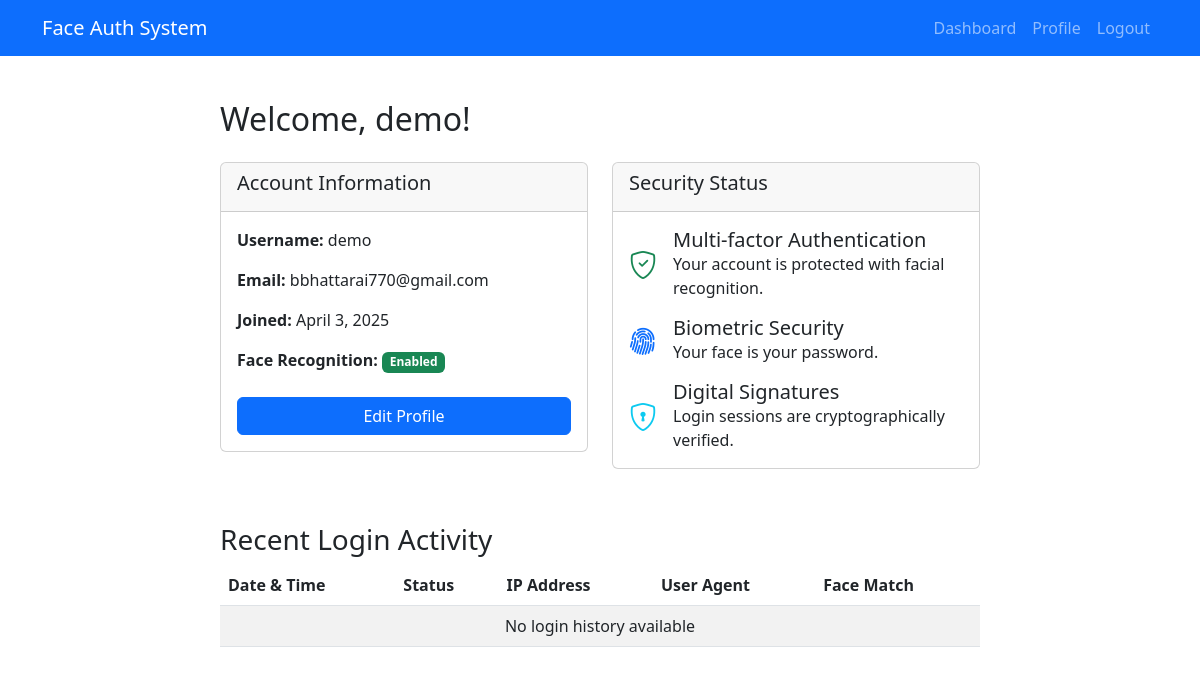
Page /auth/dashboard/ (signed in) on the earlier database version.
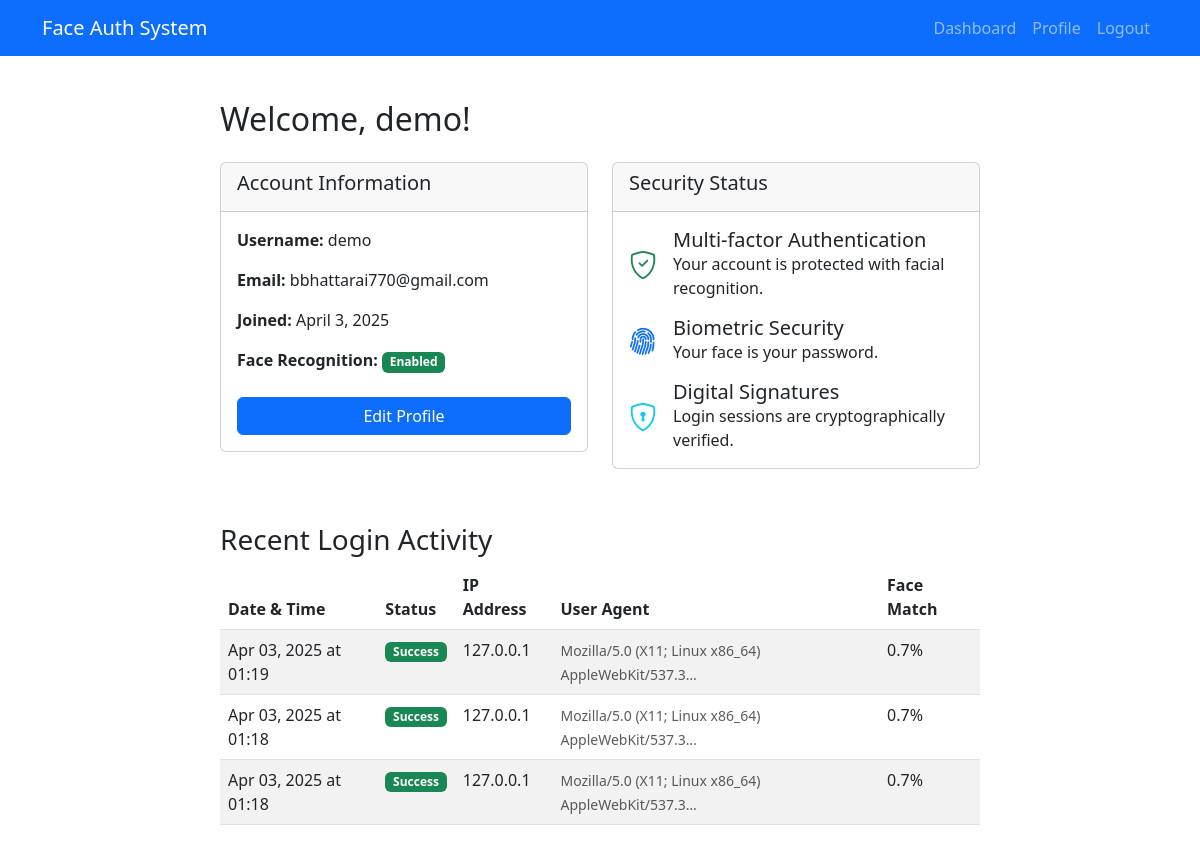
Same page on the later database version.
### authentication/models.py (models this page shows, shortened)
class LoginLog(models.Model):
    user = models.ForeignKey(User, on_delete=models.CASCADE, related_name='login_logs')
    timestamp = models.DateTimeField(auto_now_add=True)
    successful = models.BooleanField(default=False)
    ip_address = models.GenericIPAddressField(null=True, blank=True)
    user_agent = models.TextField(null=True, blank=True)
    face_match_score = models.FloatField(null=True, blank=True)
    signature_verified = models.BooleanField(null=True, blank=True)

### authentication/views.py (the view)
# urls.py: path('dashboard/', views.dashboard_view, name='dashboard'),
@login_required
def dashboard_view(request):
    try:
        profile = request.user.profile
    except UserProfile.DoesNotExist:
        profile = UserProfile.objects.create(user=request.user)
    login_logs = LoginLog.objects.filter(user=request.user).order_by('-timestamp')[:5]
    context = {
        'user': request.user,
        'login_logs': login_logs,
        'has_face_data': bool(profile.face_encoding)
    }
    return render(request, 'authentication/dashboard.html', context)

### authentication/templates/authentication/dashboard.html (shortened to what this page needs)
{% extends 'authentication/base.html' %}
{% load static %}
{% block content %}
<div class="auth-container">
    <h2 class="mb-4">Welcome, {{ user.username }}!</h2>
    <div class="row">
        <div class="col-md-6">
            <div class="card mb-4">
                <div class="card-header">
                    <h5>Account Information</h5>
                </div>
                <div class="card-body">
                    <p><strong>Username:</strong> {{ user.username }}</p>
                    <p><strong>Email:</strong> {{ user.email }}</p>
                    <p><strong>Joined:</strong> {{ user.date_joined|date:"F j, Y" }}</p>
                    <p><strong>Face Recognition:</strong>
                        {% if has_face_data %}
                            <span class="badge bg-success">Enabled</span>
                        {% else %}
                            <span class="badge bg-warning">Not Set Up</span>
                        {% endif %}
                    </p>
                    <div class="d-grid gap-2 mt-4">
                        <a href="{% url 'authentication:profile' %}" class="btn btn-primary">Edit Profile</a>
                    </div>
                </div>
            </div>
        </div>
        <div class="col-md-6">
            <div class="card mb-4">
                <div class="card-header">
                    <h5>Security Status</h5>
                </div>
                <div class="card-body">
                    <div class="d-flex align-items-center mb-3">
                        <div class="flex-shrink-0">
                            <i class="bi bi-shield-check fs-3 {% if has_face_data %}text-success{% else %}text-warning{% endif %}"></i>
                        </div>
                        <div class="flex-grow-1 ms-3">
                            <h5 class="mb-0">Multi-factor Authentication</h5>
                            <p class="mb-0">
                                {% if has_face_data %}
                                    Your account is protected with facial recognition.
                                {% else %}
                                    Add facial recognition for better security.
                                {% endif %}
                            </p>
                        </div>
                    </div>
                    <div class="d-flex align-items-center mb-3">
                        <div class="flex-shrink-0">
                            <i class="bi bi-fingerprint fs-3 text-primary"></i>
                        </div>
                        <div class="flex-grow-1 ms-3">
                            <h5 class="mb-0">Biometric Security</h5>
                            <p class="mb-0">Your face is your password.</p>
                        </div>
                    </div>
                    <div class="d-flex align-items-center">
                        <div class="flex-shrink-0">
                            <i class="bi bi-shield-lock fs-3 text-info"></i>
                        </div>
                        <div class="flex-grow-1 ms-3">
                            <h5 class="mb-0">Digital Signatures</h5>
                            <p class="mb-0">Login sessions are cryptographically verified.</p>
                        </div>
                    </div>
                </div>
            </div>
        </div>
    </div>
    <div class="login-history">
        <h3>Recent Login Activity</h3>
        <div class="table-responsive">
            <table class="table table-striped">
                <thead>
                    <tr>
                        <th>Date & Time</th>
                        <th>Status</th>
                        <th>IP Address</th>
                        <th>User Agent</th>
                        <th>Face Match</th>
                    </tr>
                </thead>
                <tbody>
                    {% for log in login_logs %}
                    <tr>
                        <td>{{ log.timestamp|date:"M d, Y" }} at {{ log.timestamp|time:"H:i" }}</td>
                        <td>
                            {% if log.successful %}
                                <span class="badge bg-success">Success</span>
                            {% else %}
                                <span class="badge bg-danger">Failed</span>
                            {% endif %}
                        </td>
                        <td>{{ log.ip_address }}</td>
                        <td><small class="text-muted">{{ log.user_agent|truncatechars:50 }}</small></td>
                        <td>
                            {% if log.face_match_score %}
                                {{ log.face_match_score|floatformat:1 }}%
                            {% else %}
                                <span class="text-muted">N/A</span>
                            {% endif %}
                        </td>
                    </tr>
                    {% empty %}
                    <tr>
                        <td colspan="5" class="text-center">No login history available</td>
                    </tr>
                    {% endfor %}
                </tbody>
            </table>
        </div>
    </div>
</div>
{% endblock %}
{% block extra_js %}
<link href="https://cdn.jsdelivr.net/npm/bootstrap-icons@1.10.0/font/bootstrap-icons.css" rel="stylesheet">
{% endblock %}

### authentication/templates/authentication/base.html (shortened to what this page needs)
{% load static %}
<!DOCTYPE html>
<html lang="en">
<head>
    <link href="https://cdn.jsdelivr.net/npm/bootstrap@5.3.0/dist/css/bootstrap.min.css" rel="stylesheet">
</head>
<body>
    <nav class="navbar navbar-expand-lg navbar-dark bg-primary">
        <div class="container">
            <a class="navbar-brand" href="{% url 'authentication:dashboard' %}">Face Auth System</a>
            <div class="collapse navbar-collapse" id="navbarNav">
                <ul class="navbar-nav ms-auto">
                    {% if user.is_authenticated %}
                        <li class="nav-item">
                            <a class="nav-link" href="{% url 'authentication:dashboard' %}">Dashboard</a>
                        </li>
                        <li class="nav-item">
                            <a class="nav-link" href="{% url 'authentication:profile' %}">Profile</a>
                        </li>
                        <li class="nav-item">
                            <a class="nav-link" href="{% url 'authentication:logout' %}">Logout</a>
                        </li>
                    {% endif %}
                </ul>
            </div>
        </div>
    </nav>
    <div class="container mt-4">
        {% block content %}{% endblock %}
    </div>
    {% block extra_js %}{% endblock %}
</body>
</html>

### authentication/templates/authentication/base.html (style rules this page uses)
.auth-container { max-width: 800px; margin: 0 auto; padding: 20px; }
.login-history { margin-top: 30px; }

Differences in the rows shown:
added LoginLog: timestamp "Apr 03, 2025", timestamp "01:19", successful "Success", ip_address "127.0.0.1", user_agent "Mozilla/5.0 (X11; Linux x86_64) AppleWebKit/537.3…", face_match_score "0.7"
added LoginLog: timestamp "Apr 03, 2025", timestamp "01:18", successful "Success", ip_address "127.0.0.1", user_agent "Mozilla/5.0 (X11; Linux x86_64) AppleWebKit/537.3…", face_match_score "0.7"
added LoginLog: timestamp "Apr 03, 2025", timestamp "01:18", successful "Success", ip_address "127.0.0.1", user_agent "Mozilla/5.0 (X11; Linux x86_64) AppleWebKit/537.3…", face_match_score "0.7"
Other differences:
text no longer shown: "No login history available"
